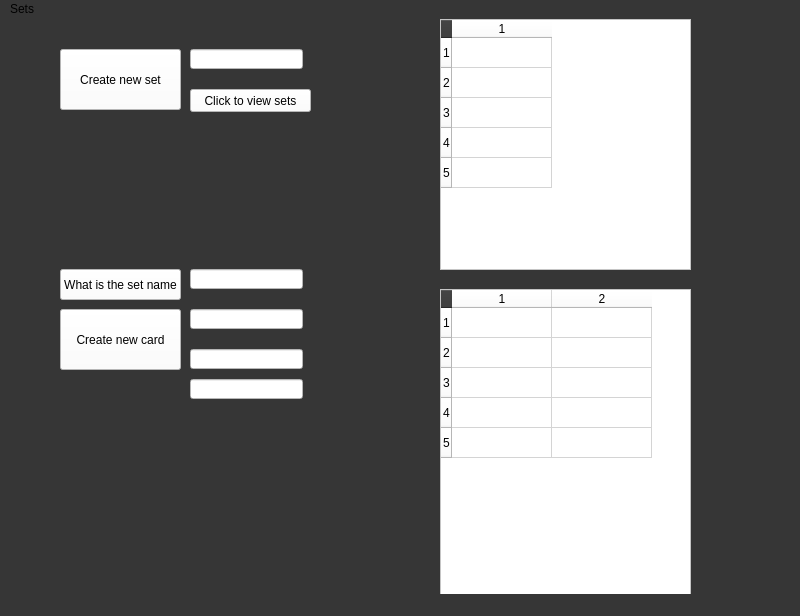
<?xml version="1.0" encoding="UTF-8"?>
<ui version="4.0">
 <class>set_page</class>
 <widget class="QMainWindow" name="set_page">
  <property name="enabled">
   <bool>true</bool>
  </property>
  <property name="geometry">
   <rect>
    <x>0</x>
    <y>0</y>
    <width>800</width>
    <height>616</height>
   </rect>
  </property>
  <property name="windowTitle">
   <string>MainWindow</string>
  </property>
  <property name="autoFillBackground">
   <bool>false</bool>
  </property>
  <property name="styleSheet">
   <string notr="true">background-color: rgb(54, 54, 54);</string>
  </property>
  <widget class="QWidget" name="centralwidget">
   <widget class="QPushButton" name="createb">
    <property name="geometry">
     <rect>
      <x>60</x>
      <y>30</y>
      <width>121</width>
      <height>61</height>
     </rect>
    </property>
    <property name="styleSheet">
     <string notr="true">background-color: rgb(255, 255, 255);</string>
    </property>
    <property name="text">
     <string>Create new set</string>
    </property>
   </widget>
   <widget class="QLineEdit" name="newset">
    <property name="geometry">
     <rect>
      <x>190</x>
      <y>30</y>
      <width>113</width>
      <height>20</height>
     </rect>
    </property>
    <property name="styleSheet">
     <string notr="true">background-color: rgb(255, 255, 255);</string>
    </property>
   </widget>
   <widget class="QTableWidget" name="display_sets">
    <property name="geometry">
     <rect>
      <x>440</x>
      <y>0</y>
      <width>251</width>
      <height>251</height>
     </rect>
    </property>
    <property name="styleSheet">
     <string notr="true">background-color: rgb(255, 255, 255);</string>
    </property>
    <property name="rowCount">
     <number>5</number>
    </property>
    <property name="columnCount">
     <number>1</number>
    </property>
    <row/>
    <row/>
    <row/>
    <row/>
    <row/>
    <column/>
   </widget>
   <widget class="QPushButton" name="nextb">
    <property name="geometry">
     <rect>
      <x>190</x>
      <y>70</y>
      <width>121</width>
      <height>23</height>
     </rect>
    </property>
    <property name="styleSheet">
     <string notr="true">background-color: rgb(255, 255, 255);</string>
    </property>
    <property name="text">
     <string>Click to view sets</string>
    </property>
   </widget>
   <widget class="QTableWidget" name="display_flashcards">
    <property name="geometry">
     <rect>
      <x>440</x>
      <y>270</y>
      <width>251</width>
      <height>321</height>
     </rect>
    </property>
    <property name="styleSheet">
     <string notr="true">background-color: rgb(255, 255, 255);</string>
    </property>
    <property name="rowCount">
     <number>5</number>
    </property>
    <property name="columnCount">
     <number>2</number>
    </property>
    <row/>
    <row/>
    <row/>
    <row/>
    <row/>
    <column/>
    <column/>
   </widget>
   <widget class="QLineEdit" name="newquestion">
    <property name="geometry">
     <rect>
      <x>190</x>
      <y>290</y>
      <width>113</width>
      <height>20</height>
     </rect>
    </property>
    <property name="styleSheet">
     <string notr="true">background-color: rgb(255, 255, 255);</string>
    </property>
   </widget>
   <widget class="QLineEdit" name="newanswer">
    <property name="geometry">
     <rect>
      <x>190</x>
      <y>330</y>
      <width>113</width>
      <height>20</height>
     </rect>
    </property>
    <property name="styleSheet">
     <string notr="true">background-color: rgb(255, 255, 255);</string>
    </property>
   </widget>
   <widget class="QPushButton" name="createcardb">
    <property name="geometry">
     <rect>
      <x>60</x>
      <y>290</y>
      <width>121</width>
      <height>61</height>
     </rect>
    </property>
    <property name="styleSheet">
     <string notr="true">background-color: rgb(255, 255, 255);</string>
    </property>
    <property name="text">
     <string>Create new card</string>
    </property>
   </widget>
   <widget class="QPushButton" name="get_setname">
    <property name="geometry">
     <rect>
      <x>60</x>
      <y>250</y>
      <width>121</width>
      <height>31</height>
     </rect>
    </property>
    <property name="styleSheet">
     <string notr="true">background-color: rgb(255, 255, 255);</string>
    </property>
    <property name="text">
     <string>What is the set name</string>
    </property>
   </widget>
   <widget class="QLineEdit" name="set">
    <property name="geometry">
     <rect>
      <x>190</x>
      <y>250</y>
      <width>113</width>
      <height>20</height>
     </rect>
    </property>
    <property name="styleSheet">
     <string notr="true">background-color: rgb(255, 255, 255);</string>
    </property>
   </widget>
   <widget class="QLineEdit" name="difflevel">
    <property name="geometry">
     <rect>
      <x>190</x>
      <y>360</y>
      <width>113</width>
      <height>20</height>
     </rect>
    </property>
    <property name="styleSheet">
     <string notr="true">background-color: rgb(255, 255, 255);</string>
    </property>
   </widget>
  </widget>
  <widget class="QMenuBar" name="menubar">
   <property name="geometry">
    <rect>
     <x>0</x>
     <y>0</y>
     <width>800</width>
     <height>21</height>
    </rect>
   </property>
   <widget class="QMenu" name="menuflashcards">
    <property name="title">
     <string>Sets</string>
    </property>
   </widget>
   <addaction name="menuflashcards"/>
  </widget>
  <widget class="QStatusBar" name="statusbar"/>
 </widget>
 <resources/>
 <connections/>
</ui>
